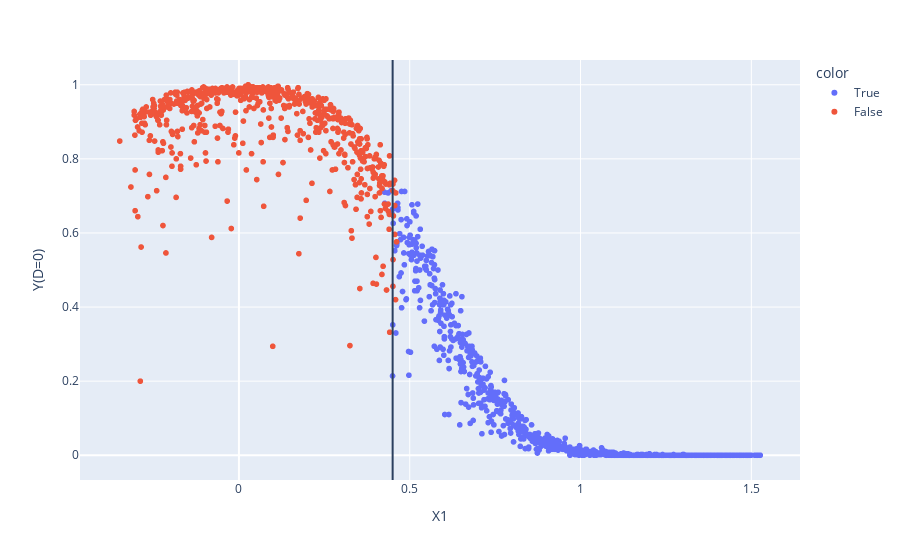

The notebook cell saved with this chart:
### Code cell
fig = px.scatter(x=data['X1'] ,y=data['Y0'], color=data['D'], labels=dict(x="X1", y="Y(D=0)"), hover_data={'X2': data['X2'], 'X1_act': data['X1_act'], 'X2_act': data['X2_act']}) 
fig.add_vline(x=params['treatment_dist'])

### Figure 1 — Plotly figure (JSON) as saved in the notebook; plotly's stock layout.template omitted (floating-point values rounded to 4 significant figures; data arrays with more than 128 entries replaced by an {"elided": "..."} marker saying what was removed)
{"data": [{"customdata": {"elided": "883x3 float values"}, "hovertemplate": "color=True<br>X1=%{x}<br>Y(D=0)=%{y}<br>X2=%{customdata[0]}<br>X1_act=%{customdata[1]}<br>X2_act=%{customdata[2]}<extra></extra>", "legendgroup": "True", "marker": {"color": "#636efa", "symbol": "circle"}, "mode": "markers", "name": "True", "showlegend": true, "type": "scattergl", "x": {"elided": "883 float values"}, "xaxis": "x", "y": {"elided": "883 float values"}, "yaxis": "y"}, {"customdata": {"elided": "617x3 float values"}, "hovertemplate": "color=False<br>X1=%{x}<br>Y(D=0)=%{y}<br>X2=%{customdata[0]}<br>X1_act=%{customdata[1]}<br>X2_act=%{customdata[2]}<extra></extra>", "legendgroup": "False", "marker": {"color": "#EF553B", "symbol": "circle"}, "mode": "markers", "name": "False", "showlegend": true, "type": "scattergl", "x": {"elided": "617 float values"}, "xaxis": "x", "y": {"elided": "617 float values"}, "yaxis": "y"}], "layout": {"autosize": true, "legend": {"title": {"text": "color"}, "tracegroupgap": 0}, "margin": {"t": 60}, "shapes": [{"type": "line", "x0": 0.45, "x1": 0.45, "xref": "x", "y0": 0, "y1": 1, "yref": "y domain"}], "xaxis": {"anchor": "y", "autorange": true, "domain": [0, 1], "range": [-0.4668, 1.644], "title": {"text": "X1"}, "type": "linear"}, "yaxis": {"anchor": "x", "autorange": true, "domain": [0, 1], "range": [-0.07743, 1.077], "title": {"text": "Y(D=0)"}, "type": "linear"}}}
